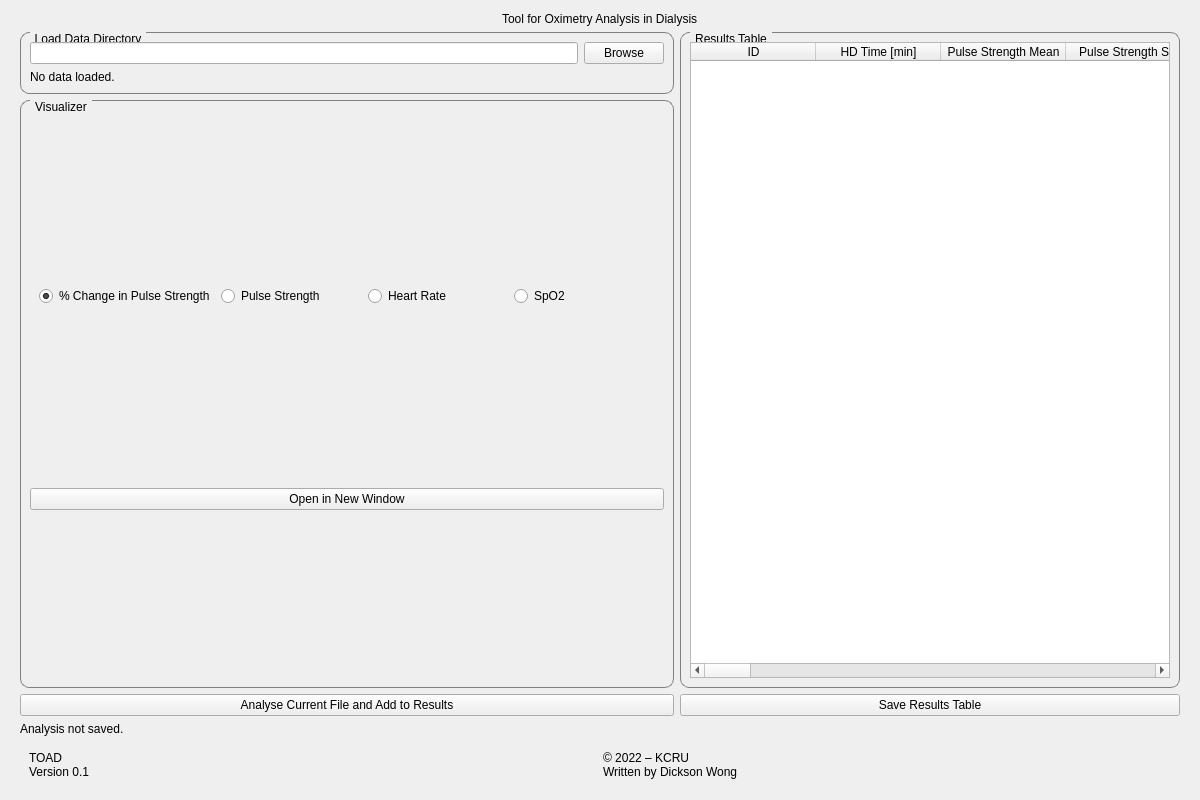
<?xml version="1.0" encoding="UTF-8"?>
<ui version="4.0">
 <class>Widget</class>
 <widget class="QWidget" name="Widget">
  <property name="geometry">
   <rect>
    <x>0</x>
    <y>0</y>
    <width>1200</width>
    <height>800</height>
   </rect>
  </property>
  <property name="windowTitle">
   <string>TOAD v0.1</string>
  </property>
  <layout class="QVBoxLayout" name="WindowLayout">
   <property name="leftMargin">
    <number>20</number>
   </property>
   <property name="topMargin">
    <number>12</number>
   </property>
   <property name="rightMargin">
    <number>20</number>
   </property>
   <property name="bottomMargin">
    <number>12</number>
   </property>
   <item alignment="Qt::AlignHCenter">
    <widget class="QLabel" name="TitleLabel">
     <property name="sizePolicy">
      <sizepolicy hsizetype="Preferred" vsizetype="Fixed">
       <horstretch>0</horstretch>
       <verstretch>0</verstretch>
      </sizepolicy>
     </property>
     <property name="text">
      <string>Tool for Oximetry Analysis in Dialysis</string>
     </property>
    </widget>
   </item>
   <item>
    <layout class="QGridLayout" name="gridLayout_4">
     <item row="4" column="1">
      <widget class="QPushButton" name="SaveFileButton">
       <property name="text">
        <string>Save Results Table</string>
       </property>
      </widget>
     </item>
     <item row="0" column="0">
      <widget class="QGroupBox" name="LoadDataGroupBox">
       <property name="sizePolicy">
        <sizepolicy hsizetype="Preferred" vsizetype="Fixed">
         <horstretch>0</horstretch>
         <verstretch>0</verstretch>
        </sizepolicy>
       </property>
       <property name="styleSheet">
        <string notr="true">QGroupBox {
	font-size: 12px;
    border: 1px solid gray;
    border-radius: 9px;
    margin-top: 0.5em;
}

QGroupBox::title {
    subcontrol-origin: margin;
    left: 10px;
    padding: 0 3px 0 3px;
}</string>
       </property>
       <property name="title">
        <string>Load Data Directory</string>
       </property>
       <layout class="QGridLayout" name="gridLayout">
        <item row="0" column="0">
         <widget class="QLineEdit" name="DirectoryLineEdit"/>
        </item>
        <item row="0" column="1">
         <widget class="QPushButton" name="LoadDataButton">
          <property name="text">
           <string>Browse</string>
          </property>
         </widget>
        </item>
        <item row="1" column="0">
         <widget class="QLabel" name="DirectoryLabel">
          <property name="text">
           <string>No data loaded.</string>
          </property>
          <property name="wordWrap">
           <bool>true</bool>
          </property>
         </widget>
        </item>
       </layout>
      </widget>
     </item>
     <item row="1" column="0" rowspan="3">
      <widget class="QGroupBox" name="VisualizerGroupBox">
       <property name="sizePolicy">
        <sizepolicy hsizetype="Preferred" vsizetype="Preferred">
         <horstretch>0</horstretch>
         <verstretch>0</verstretch>
        </sizepolicy>
       </property>
       <property name="minimumSize">
        <size>
         <width>0</width>
         <height>200</height>
        </size>
       </property>
       <property name="styleSheet">
        <string notr="true">QGroupBox {
	font-size: 12px;
    border: 1px solid gray;
    border-radius: 9px;
    margin-top: 0.5em;
}

QGroupBox::title {
    subcontrol-origin: margin;
    left: 10px;
    padding: 0 3px 0 3px;
}</string>
       </property>
       <property name="title">
        <string>Visualizer</string>
       </property>
       <layout class="QGridLayout" name="gridLayout_3">
        <item row="1" column="0">
         <widget class="QWidget" name="VariablesWidget" native="true">
          <property name="sizePolicy">
           <sizepolicy hsizetype="Preferred" vsizetype="Fixed">
            <horstretch>0</horstretch>
            <verstretch>0</verstretch>
           </sizepolicy>
          </property>
          <layout class="QHBoxLayout" name="VariablesLayout">
           <item>
            <widget class="QRadioButton" name="PCPS_RButton">
             <property name="text">
              <string>% Change in Pulse Strength</string>
             </property>
             <property name="checked">
              <bool>true</bool>
             </property>
             <attribute name="buttonGroup">
              <string notr="true">VariablesButtonGroup</string>
             </attribute>
            </widget>
           </item>
           <item>
            <widget class="QRadioButton" name="PS_RButton">
             <property name="text">
              <string>Pulse Strength</string>
             </property>
             <attribute name="buttonGroup">
              <string notr="true">VariablesButtonGroup</string>
             </attribute>
            </widget>
           </item>
           <item>
            <widget class="QRadioButton" name="HR_RButton">
             <property name="text">
              <string>Heart Rate</string>
             </property>
             <attribute name="buttonGroup">
              <string notr="true">VariablesButtonGroup</string>
             </attribute>
            </widget>
           </item>
           <item>
            <widget class="QRadioButton" name="SPO2_RButton">
             <property name="text">
              <string>SpO2</string>
             </property>
             <attribute name="buttonGroup">
              <string notr="true">VariablesButtonGroup</string>
             </attribute>
            </widget>
           </item>
          </layout>
         </widget>
        </item>
        <item row="0" column="0">
         <layout class="QVBoxLayout" name="MPLVL"/>
        </item>
        <item row="2" column="0">
         <widget class="QPushButton" name="OpenPlotButton">
          <property name="text">
           <string>Open in New Window</string>
          </property>
         </widget>
        </item>
       </layout>
      </widget>
     </item>
     <item row="0" column="1" rowspan="4">
      <widget class="QGroupBox" name="ResultsGroupBox">
       <property name="sizePolicy">
        <sizepolicy hsizetype="Minimum" vsizetype="Preferred">
         <horstretch>0</horstretch>
         <verstretch>0</verstretch>
        </sizepolicy>
       </property>
       <property name="minimumSize">
        <size>
         <width>500</width>
         <height>0</height>
        </size>
       </property>
       <property name="styleSheet">
        <string notr="true">QGroupBox {
	font-size: 12px;
    border: 1px solid gray;
    border-radius: 9px;
    margin-top: 0.5em;
}

QGroupBox::title {
    subcontrol-origin: margin;
    left: 10px;
    padding: 0 3px 0 3px;
}</string>
       </property>
       <property name="title">
        <string>Results Table</string>
       </property>
       <layout class="QVBoxLayout" name="verticalLayout_2">
        <item>
         <widget class="QTableWidget" name="ResultsTable">
          <property name="sizePolicy">
           <sizepolicy hsizetype="Preferred" vsizetype="Preferred">
            <horstretch>0</horstretch>
            <verstretch>0</verstretch>
           </sizepolicy>
          </property>
          <attribute name="horizontalHeaderDefaultSectionSize">
           <number>125</number>
          </attribute>
          <column>
           <property name="text">
            <string>ID</string>
           </property>
          </column>
          <column>
           <property name="text">
            <string>HD Time [min]</string>
           </property>
          </column>
          <column>
           <property name="text">
            <string>Pulse Strength Mean</string>
           </property>
          </column>
          <column>
           <property name="text">
            <string>Pulse Strength SD</string>
           </property>
          </column>
          <column>
           <property name="text">
            <string>Min Pulse Strength</string>
           </property>
          </column>
          <column>
           <property name="text">
            <string>Max Pulse Strength</string>
           </property>
          </column>
          <column>
           <property name="text">
            <string>% Time at PCPS ≤ -10</string>
           </property>
          </column>
          <column>
           <property name="text">
            <string>% Time at PCPS ≤ -20</string>
           </property>
          </column>
          <column>
           <property name="text">
            <string>% Time at PCPS ≤ -30</string>
           </property>
          </column>
          <column>
           <property name="text">
            <string>% Time at PCPS ≤ -40</string>
           </property>
          </column>
          <column>
           <property name="text">
            <string>% Time at PCPS ≤ -50</string>
           </property>
          </column>
          <column>
           <property name="text">
            <string>% Time at PCPS ≤ -60</string>
           </property>
          </column>
          <column>
           <property name="text">
            <string>Time to Min Pulse Strength [min]</string>
           </property>
          </column>
          <column>
           <property name="text">
            <string>Time to PCPS ≤ -10 [min]</string>
           </property>
          </column>
          <column>
           <property name="text">
            <string>Time to PCPS ≤ -20 [min]</string>
           </property>
          </column>
          <column>
           <property name="text">
            <string>Time to PCPS ≤ -30 [min]</string>
           </property>
          </column>
          <column>
           <property name="text">
            <string>Time to PCPS ≤ -40 [min]</string>
           </property>
          </column>
          <column>
           <property name="text">
            <string>Time to PCPS ≤ -50 [min]</string>
           </property>
          </column>
          <column>
           <property name="text">
            <string>Time to PCPS ≤ -60 [min]</string>
           </property>
          </column>
          <column>
           <property name="text">
            <string>Heart Rate Mean</string>
           </property>
          </column>
          <column>
           <property name="text">
            <string>Heart Rate SD</string>
           </property>
          </column>
          <column>
           <property name="text">
            <string>Min Heart Rate</string>
           </property>
          </column>
          <column>
           <property name="text">
            <string>Max Heart Rate</string>
           </property>
          </column>
          <column>
           <property name="text">
            <string>Time to Min Heart Rate [min]</string>
           </property>
          </column>
          <column>
           <property name="text">
            <string>Time to Max Heart Rate [min]</string>
           </property>
          </column>
          <column>
           <property name="text">
            <string>Min SpO2</string>
           </property>
          </column>
          <column>
           <property name="text">
            <string>Time to Min SpO2 [min]</string>
           </property>
          </column>
          <column>
           <property name="text">
            <string>AUC (PCPS)</string>
           </property>
          </column>
          <column>
           <property name="text">
            <string>AUC (-ve); PCPS</string>
           </property>
          </column>
          <column>
           <property name="text">
            <string>AUC (+ve); PCPS</string>
           </property>
          </column>
         </widget>
        </item>
       </layout>
      </widget>
     </item>
     <item row="4" column="0">
      <widget class="QPushButton" name="AnalyseButton">
       <property name="text">
        <string>Analyse Current File and Add to Results</string>
       </property>
      </widget>
     </item>
     <item row="5" column="0" colspan="2">
      <widget class="QLabel" name="SaveFileLabel">
       <property name="sizePolicy">
        <sizepolicy hsizetype="Preferred" vsizetype="Fixed">
         <horstretch>0</horstretch>
         <verstretch>0</verstretch>
        </sizepolicy>
       </property>
       <property name="text">
        <string>Analysis not saved.</string>
       </property>
       <property name="wordWrap">
        <bool>true</bool>
       </property>
      </widget>
     </item>
    </layout>
   </item>
   <item>
    <widget class="QWidget" name="FooterWidget" native="true">
     <property name="sizePolicy">
      <sizepolicy hsizetype="Preferred" vsizetype="Fixed">
       <horstretch>0</horstretch>
       <verstretch>0</verstretch>
      </sizepolicy>
     </property>
     <layout class="QHBoxLayout" name="FooterLayout">
      <item>
       <widget class="QLabel" name="VersionLabel">
        <property name="sizePolicy">
         <sizepolicy hsizetype="Preferred" vsizetype="Fixed">
          <horstretch>0</horstretch>
          <verstretch>0</verstretch>
         </sizepolicy>
        </property>
        <property name="text">
         <string>TOAD&lt;br&gt;Version 0.1</string>
        </property>
       </widget>
      </item>
      <item>
       <widget class="QLabel" name="AuthorLabel">
        <property name="sizePolicy">
         <sizepolicy hsizetype="Preferred" vsizetype="Fixed">
          <horstretch>0</horstretch>
          <verstretch>0</verstretch>
         </sizepolicy>
        </property>
        <property name="text">
         <string>&lt;html&gt;&lt;head/&gt;&lt;body&gt;&lt;p&gt;© 2022 – KCRU&lt;br/&gt;Written by Dickson Wong&lt;/p&gt;&lt;/body&gt;&lt;/html&gt;</string>
        </property>
       </widget>
      </item>
     </layout>
    </widget>
   </item>
  </layout>
 </widget>
 <resources/>
 <connections/>
 <buttongroups>
  <buttongroup name="VariablesButtonGroup"/>
 </buttongroups>
</ui>
